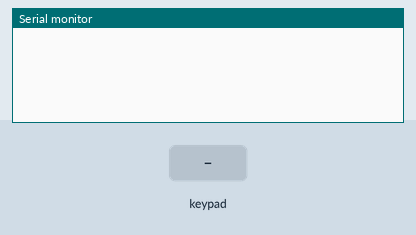
Recording of a sketch running on a simulated Arduino Mega 2560, built with avr-gcc and run on an emulated ATmega2560. Shown: the last lines printed to the serial monitor. The inputs (shaded band) are chosen by the test bench.

Above: at 1.2 s.
1.3 s: key '1' pressed
At 2.2 s:
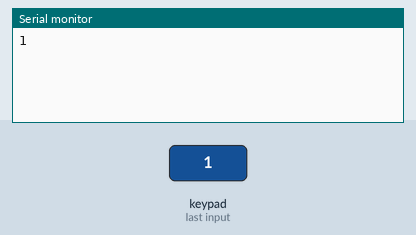
2.8 s: keypad keys 2 2 2 3 2 4 pressed 0.4 s apart
At 6.3 s:
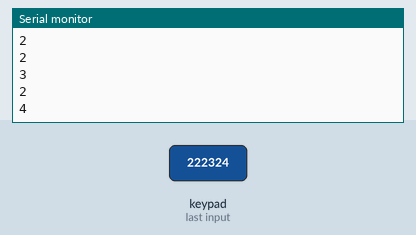
6.7 s: key '5' pressed
At 7.6 s:
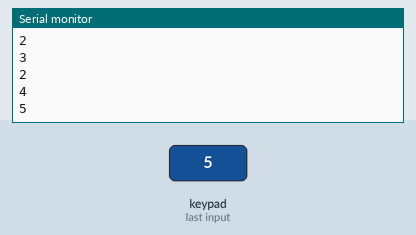
8.2 s: keypad keys 2 5 2 6 2 7 pressed 0.4 s apart
At 11.5 s:
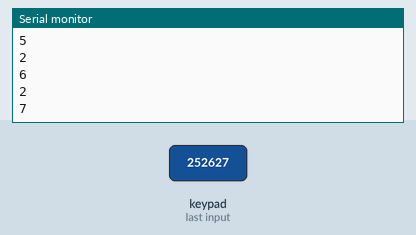
Timing chart, 0 to 13.0 s (numbered marks = the images above; inputs shaded):
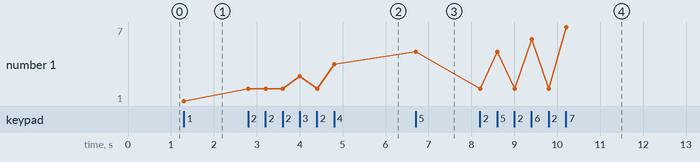

Measured:
- after the input at 1.3 s, the serial monitor: prints a new line at once (image 1)
- after the input at 2.8 s, the serial monitor: prints a new line at once (image 2)
- after the input at 6.7 s, the serial monitor: prints a new line at once (image 3)
- after the input at 8.2 s, the serial monitor: prints a new line at once (image 4)
- plotted number 1: 1 → 4 after the input at 2.8 s, 4 → 5 after the input at 6.7 s, 5 → 7 after the input at 8.2 s

The sketch:

Keypad_Serial_Out.ino
```cpp
#include <Keypad.h>

const byte ROWS = 3;
const byte COLS = 3;

char hexaKeys[ROWS][COLS] = {
  {'1', '2', '3'},
  {'4', '5', '6'},
  {'7', '8', '9'}
};

byte rowPins[ROWS] = {22, 23, 24};
byte colPins[COLS] = {25, 26, 27};

Keypad customKeypad = Keypad(makeKeymap(hexaKeys), rowPins, colPins, ROWS, COLS);

void setup(){
  Serial.begin(9600);
}

void loop(){
  char customKey = customKeypad.getKey();

  if (customKey){
    Serial.println(customKey);
  }
}
```
